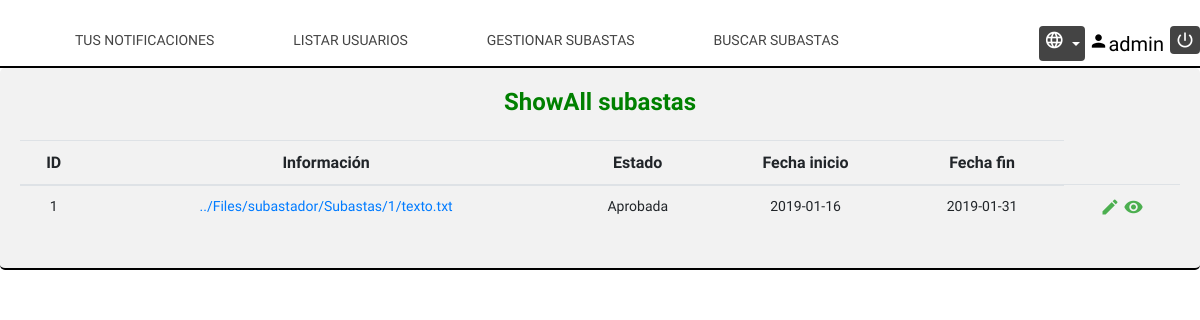
Page /Controller/Subasta_Controller.php (signed in) on the earlier database version.
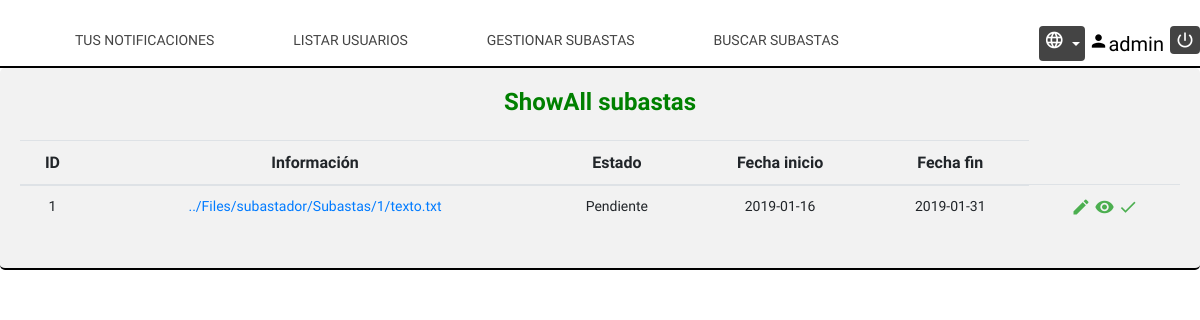
Same page on the later database version.
### tables this page shows
CREATE TABLE IF NOT EXISTS SUBASTA(

	ID INT AUTO_INCREMENT NOT NULL,
	TIPO ENUM('CIEGA','NO CIEGA') NOT NULL,
	INFORMACION TEXT,
	INCREMENTO INT(10) NOT NULL,
	FECH_INICIO DATE NOT NULL,
	FECH_FIN DATE NOT NULL,
	ESTADO ENUM('PENDIENTE','APROBADA','INICIADA','FINALIZADA') NOT NULL,
	LOGIN_SUBASTADOR VARCHAR(15) NOT NULL,
	LOGIN_ADMIN VARCHAR(15),

	CONSTRAINT FK_LOGIN_SUBASTADOR FOREIGN KEY(LOGIN_SUBASTADOR) REFERENCES USUARIO(LOGIN),
    CONSTRAINT FK_LOGIN_ADMIN FOREIGN KEY(LOGIN_ADMIN) REFERENCES USUARIO(LOGIN),
	CONSTRAINT PK_SUBASTA PRIMARY KEY(ID)

);

### Models/Subasta_Model.php (called while the page is built, shortened)
<?php
    class Subasta_Model{
        var $id;
        var $informacion;
        var $fech_inicio;
        var $fech_fin;
        var $estado;
        var $mysqli;
        function __construct($id=null,$tipo=null,$informacion=null,$minIncremento=null,$fech_inicio=null
                            ,$fech_fin=null,$estado=null,$login_subastador=null,$login_admin=null){
                                $this->id = $id;
                                $this->informacion = $informacion;
                                $this->fech_inicio = $fech_inicio;
                                $this->fech_fin = $fech_fin;
                                $this->estado = $estado;
                                include_once '../Models/Access_DB.php';
                                $this->mysqli = ConnectDB();
                            }
        function getID(){
            return $this->id;
        }
        function getInformacion(){
            return $this->informacion;
        }
        function getFech_inicio(){
            return $this->fech_inicio;
        }
        function getFech_fin(){
            return $this->fech_fin;
        }
        function getEstado(){
            return $this->estado;
        }
        function encontrarTodos(){
            $this->comprobarSubastas();
            $sql="SELECT * FROM SUBASTA";
            $resultado = $this->mysqli->query($sql);
            $subastas_db = $resultado->fetch_All(MYSQLI_ASSOC);
            $subastas = array();
            foreach($subastas_db as $sub){
                array_push($subastas,new Subasta_Model($sub['ID'],$sub['TIPO'],$sub['INFORMACION'],$sub['INCREMENTO']
                            ,$sub['FECH_INICIO'],$sub['FECH_FIN'],$sub['ESTADO'],$sub['LOGIN_SUBASTADOR'],$sub['LOGIN_ADMIN']));
            }
            return $subastas;
        }
        function comprobarSubastas(){
            $sql="SELECT * FROM SUBASTA WHERE `ESTADO` <> 'PENDIENTE'";
            $resultado = $this->mysqli->query($sql);
        }
    }

### Models/Access_DB.php (called while the page is built)
<?php
function ConnectDB()
{
    $mysqli = new mysqli("localhost", 'SUBASTA', 'pass2018' , 'SUBASTA');
	if ($mysqli->connect_errno) {
		include './MESSAGE_View.php';
		new MESSAGE("Fallo al conectar a MySQL: (" . $mysqli->connect_errno . ") " . $mysqli->connect_error, './index.php');
		return false;
	}
	else{
		return $mysqli;
	}
}
?>

### Views/ShowAll_SubastasAdmin_View.php (the view, shortened to what this page needs)
<?php
class ShowAll_View{
    var $subastas;
    function __construct($subastas=null){
        $this->subastas=$subastas;
        $this->render();
    }
    function render(){
        include '../Views/Header.php';
        if(count($this->subastas) == 0){
            ?>
                <h1><?= $strings['No hay subastas']?></h1>
            <?php
        }else{
            ?>
            <div class="tabla">
				<h2 class="textoForm"><?= $strings['ShowAll subastas'] ?></h2>
				<table class="table">
				<thead>
				<th class="thShowAll">ID</th>
				<th class="thShowAll"><?= $strings['Información'] ?></th>
				<th class="thShowAll"><?= $strings['Estado'] ?></th>
				<th class="thShowAll"><?= $strings['Fecha inicio'] ?></th>
				<th class="thShowAll"><?= $strings['Fecha fin'] ?></th>
				</thead>
					<tbody>
				<?php
					foreach($this->subastas as $subasta){
						?>
						<tr>
						<td class="tdShowAll"><?= $subasta->getID() ?></td>
						<td class="tdShowAll"><a href="<?= $subasta->getInformacion() ?>"><?= $subasta->getInformacion() ?></a></td>
						<td class="tdShowAll"><?= $strings[$subasta->getEstado()] ?></td>
						<td class="tdShowAll"><?= $subasta->getFech_inicio() ?></td>
						<td class="tdShowAll"><?= $subasta->getFech_fin() ?></td>
						<td class="tdShowAll"><a href="../Controller/Subasta_Controller.php?action=edit&id=<?=$subasta->getID()?>"><i class="material-icons tdShowIcons">create</i></a>
						<a href="../Controller/Subasta_Controller.php?action=showcurrent&id=<?=$subasta->getID()?>"><i class="material-icons tdShowIcons">visibility</i></a>
						<?php if($subasta->getEstado()== 'PENDIENTE'){
?>
						<a href="../Controller/Subasta_Controller.php?action=validar&id=<?=$subasta->getID()?>"><i class="material-icons tdShowIcons">done</i></a>
						<?php
						}
						?>
						</td>
<?php
					}
?>
					</tbody>
			</table>
				</div>
<?php
        }
    }
}

Differences in the rows shown:
changed subasta "../Files/subastador/Subastas/1/texto.txt": ESTADO "Aprobada" → "Pendiente"
